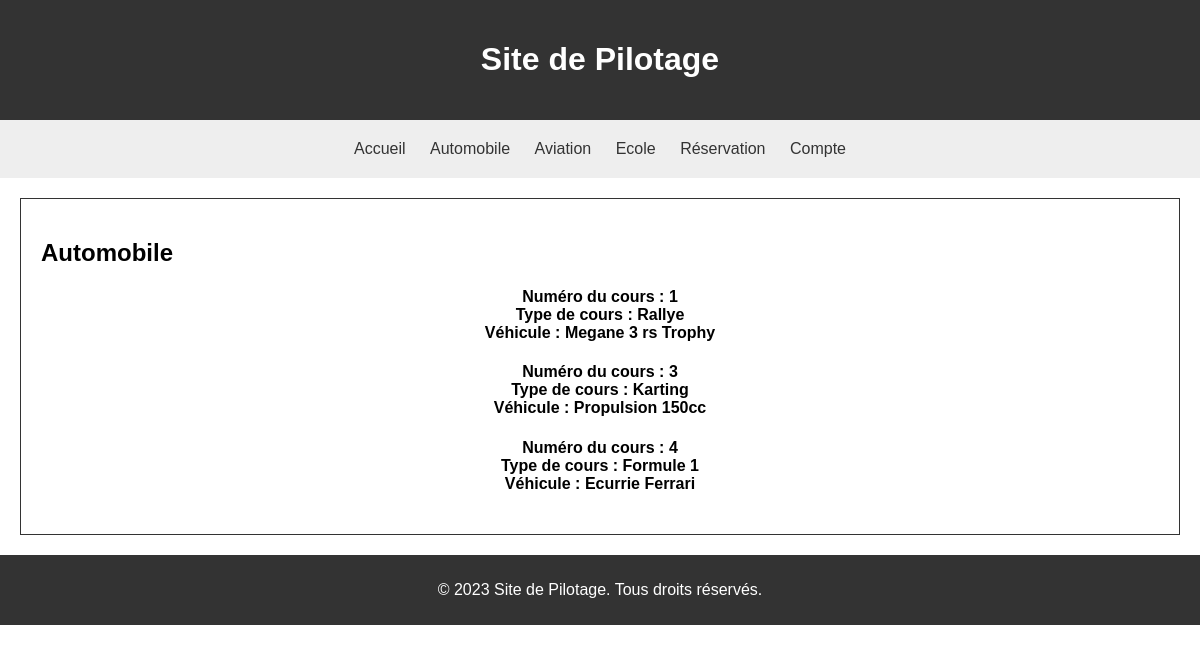
Page /automobile/ on the committed database.
### src/models.py (models this page shows, shortened)
class CoursPilotage(models.Model):
    titre_cours = models.CharField(max_length=400, default= 'Cours de Pilotage')
    id_cours = models.IntegerField(primary_key=True)
    id_type = models.ForeignKey(TypePilotage, on_delete=models.CASCADE)
    id_vehicule = models.ForeignKey(VehiculePilotage, on_delete=models.CASCADE)
    id_ecole = models.ForeignKey(EcolePilotage, on_delete=models.CASCADE)
    descriptif_cours = models.TextField(default="")

class TypePilotage(models.Model):
    id_type = models.IntegerField(primary_key=True)
    libelle_pilotage = models.CharField(max_length=200)
    def __str__(self):
        return self.libelle_pilotage

class VehiculePilotage(models.Model):
    id_vehicule = models.IntegerField(primary_key=True)
    marque_vehicule = models.CharField(max_length=200)
    model_vehicule = models.CharField(max_length=400)
    def __str__(self):
        return self.model_vehicule

### src/views.py (the view)
# urls.py: path('automobile/',views.auto_index, name='auto_index'),
def auto_index(request):
    cour1 = CoursPilotage.objects.get(id_type= 1)
    cour2 = CoursPilotage.objects.get(id_type= 3)
    cour3 = CoursPilotage.objects.get(id_type= 4)
    data = {
        'coursPilotage1': cour1,
        'coursPilotage2': cour2,
        'coursPilotage3': cour3,
    }
    return render(request, 'automobile/index.html', data)

### src/templates/automobile/index.html (shortened to what this page needs)
{% extends 'block/base.html' %}
{% block corp %}
    <section>
    <h2>Automobile</h2>
            <h4>
                Numéro du cours : {{ coursPilotage1.id_cours }}<br/>
                Type de cours : {{ coursPilotage1.id_type }}<br/>
                Véhicule : {{ coursPilotage1.id_vehicule }}<br/>
            </h4>
            <h4>
                Numéro du cours : {{ coursPilotage2.id_cours }}<br/>
                Type de cours : {{ coursPilotage2.id_type }}<br/>
                Véhicule : {{ coursPilotage2.id_vehicule }}<br/>
            </h4>
            <h4>
                Numéro du cours : {{ coursPilotage3.id_cours }}<br/>
                Type de cours : {{ coursPilotage3.id_type }}<br/>
                Véhicule : {{ coursPilotage3.id_vehicule }}<br/>
            </h4>
    </section>
{% endblock %}

### public/css/style.css (style rules this page uses)
body { font-family: Arial, sans-serif; margin: 0; padding: 0; }
section { margin: 20px; padding: 20px; background-color: #fff; border: 1px solid #333; }
section h2 { text-align: left; }
section h4 { text-align: center; }

### rows in the picture
CoursPilotage: id_cours "1", id_type "Rallye", id_vehicule "Megane 3 rs Trophy"
CoursPilotage: id_cours "3", id_type "Karting", id_vehicule "Propulsion 150cc"
CoursPilotage: id_cours "4", id_type "Formule 1", id_vehicule "Ecurrie Ferrari"
